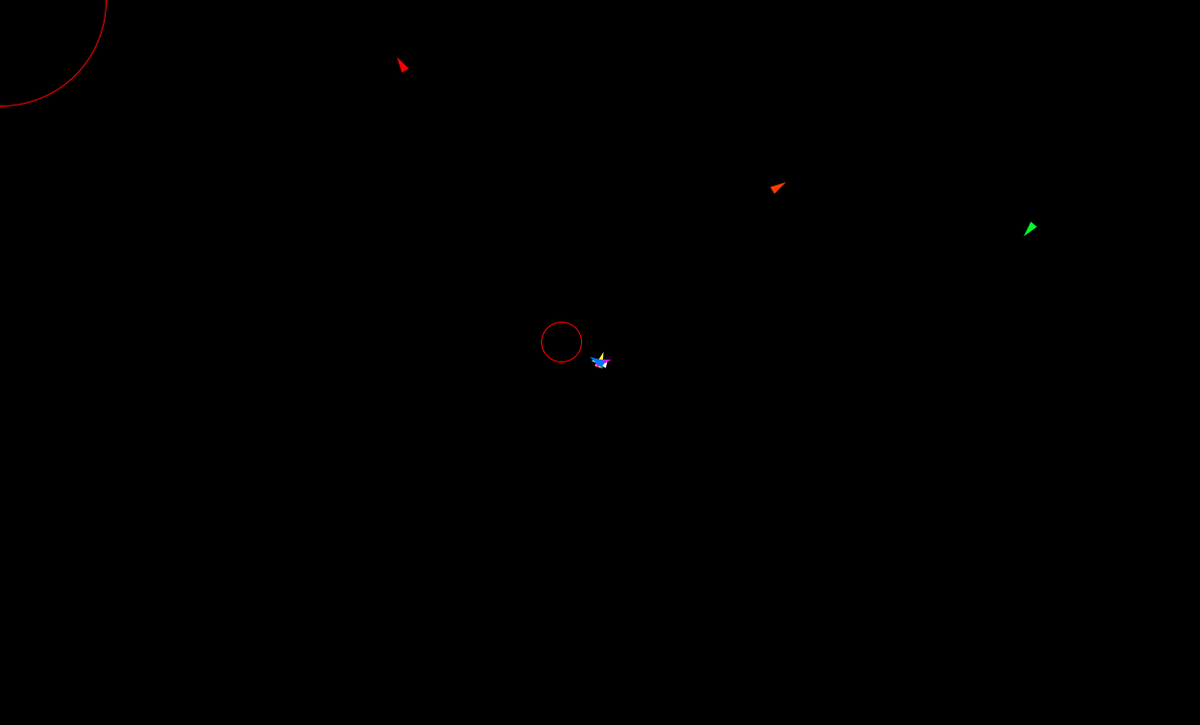
Frame 1 (no input)
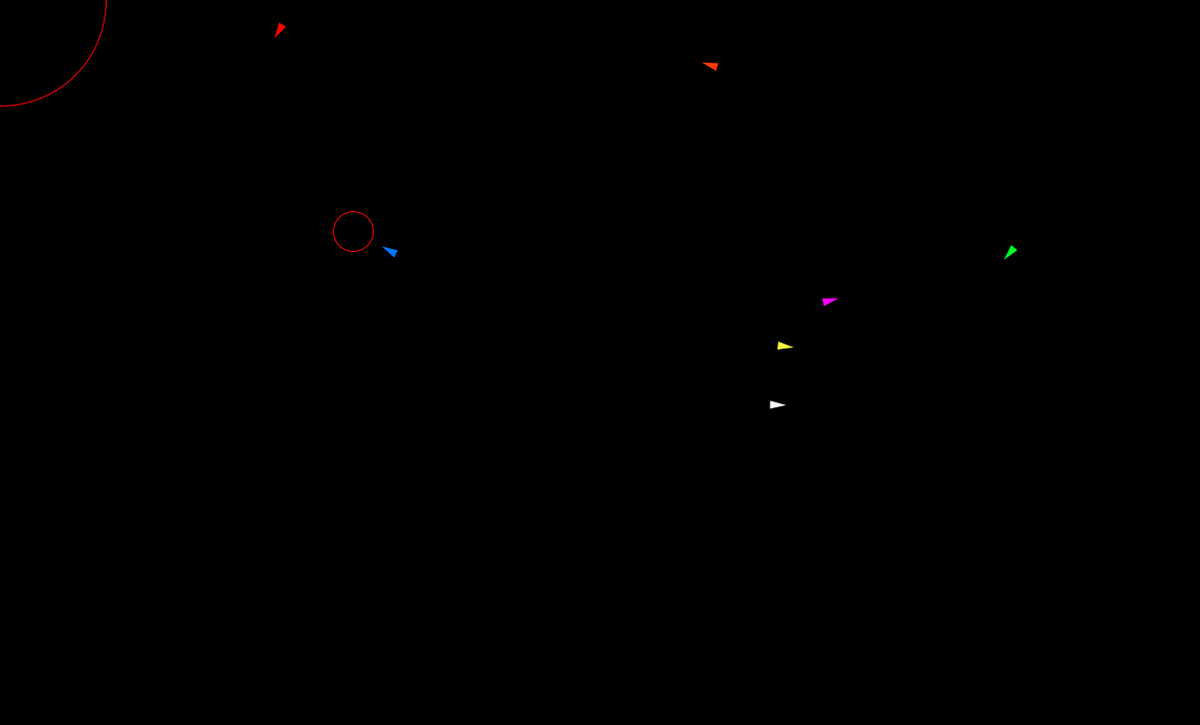
Frame 60 (the mouse pressed at the canvas centre just before this capture)
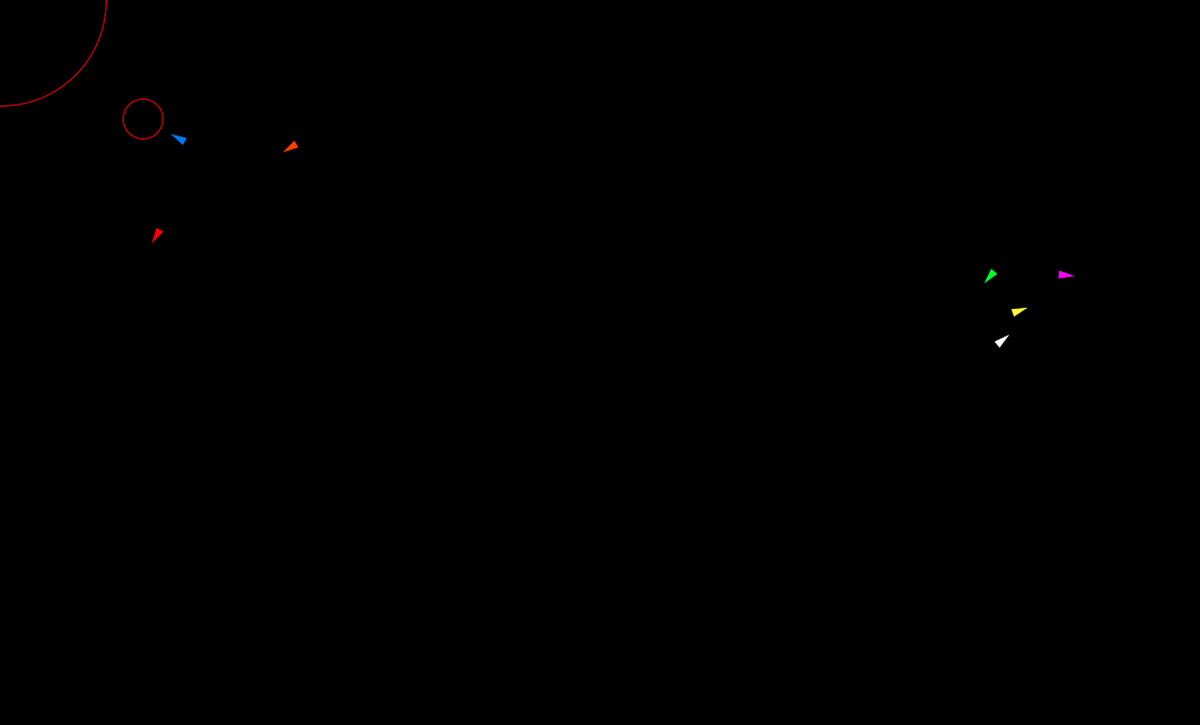
Frame 120 (the mouse held since frame 60 and released just before this capture)

The Processing sketch that drew these frames (run headless with seeded random() and noise(); from frame 60 on, the mouse is pressed at the canvas centre):

// Processing sketch: sketch_6_2_pursuit
// ── sketch_6_2_pursuit.pde
Vehicle vehicle;
Vehicle seek;
Vehicle flee;
Vehicle pursuit;
Vehicle evasion;
Vehicle arrive;
Vehicle avoid;


PVector mouse_target = new PVector(mouseX, mouseY);

void setup(){
  size(1204,728);
  arrive  = new Vehicle(random(width), random(height));
  seek  = new Vehicle(random(width), random(height));
  flee  = new Vehicle(random(width), random(height));
  pursuit  = new Vehicle(width/2, height/2);
  evasion  = new Vehicle(width/2, height/2);
  vehicle = new Vehicle(width/2, height/2);
  avoid = new Vehicle(width/2, height/2);

  arrive.col = color(255,60,0);
  seek.col = color(0,255,40);
  flee.col = color(255,0,0);
  pursuit.col = color(255,255,255);
  evasion.col = color(255,255,60);
  avoid.col = color(0,120,255);
  
  arrive.max_speed = 8;
  

}

void draw(){
   background(0);
      
      
   noFill();
   stroke(255,0,0);
   float r = 0.5 * ((arrive.max_speed*arrive.max_speed)/arrive.max_force);
   ellipse(mouse_target.x, mouse_target.y,r,r);

   pursuit.pursuit(seek);
   pursuit.flee(flee.location);
   vehicle.seek(seek.location);
   vehicle.flee(flee.location);
   evasion.evade(flee);
   arrive.arrive(flee.location);
   avoid.avoid(mouse_target);

   
   vehicle.update();
   seek.update();
   flee.update();
   evasion.update();
   pursuit.update();
   arrive.update();
   avoid.update();
 

     
   seek.display();
   flee.display();
   pursuit.display();
   evasion.display();
   vehicle.display();
   arrive.display();
   avoid.display();
   
   float x = avoid.location.x + avoid.velocity.x*10;
   float y = avoid.location.y + avoid.velocity.y*10;
   
   noFill();
   stroke(255,0,0);
   ellipse(x,y,40,40);
}

void mouseClicked() {
  mouse_target.x = mouseX;
  mouse_target.y = mouseY;
}
// ── vehicle.pde
class Vehicle{
  
  PVector location;
  PVector velocity;
  PVector acceleration;
  
  float r = 4;
  color col = color(255,0,255);
  
  float max_speed;
  float max_force;
  
  
  Vehicle(float x, float y){
    max_speed = 4;
    max_force = 0.15;
    location = new PVector(x,y);
    velocity = new PVector(random(-max_speed, max_speed),random(-max_speed,max_speed));
    velocity.limit(max_speed);
    acceleration = new PVector(0,0);
  }
  
  void applyForce(PVector force){
   acceleration.add(force); 
  }
  void update(){    
    velocity.add(acceleration);
    velocity.limit(max_speed);
    location.add(velocity);
    acceleration.mult(0);
    
    boundaries();
  }
  
  void display(){
    float angle = velocity.heading() +PI/2;  
    fill(col);
    noStroke();
    
    pushMatrix();
    translate(location.x,location.y);
    rotate(angle);
    beginShape();
    vertex(0,-r*2);
    vertex(-r,r*2);
    vertex(r,r*2);
    endShape(CLOSE);
    //ellipse(0, 0, r, r);
    popMatrix();
  }
  
  
  void avoid(PVector target){
  
    float d = PVector.dist(target,location);
    if (d < 100){
    
    }
  }
  
  void arrive(PVector target){
    
    float distance;
    float slowing_distance;
    float ramped_speed;
    float clipped_speed;
    
    slowing_distance = 0.5*((max_speed*max_speed)/max_force);
    clipped_speed = max_speed;
    
    PVector target_offset = PVector.sub(target, location);
    distance = target_offset.mag();
    //ramped_speed = max_speed * (distance / slowing_distance);
    //clipped_speed = min(ramped_speed, max_speed);
    

    
    if (distance < slowing_distance){
      clipped_speed = map(distance,slowing_distance,0,max_speed,0);
    } 
    
    target_offset.setMag(clipped_speed);
    PVector steer = PVector.sub(target_offset,velocity);
    steer.limit(max_force);
    applyForce(steer);

  }
  
  void pursuit(Vehicle target){
   
    PVector desired = PVector.sub(target.location, location);
    
    float d = desired.mag();    
    desired.setMag(max_speed);
    float t = d / desired.mag();
    
    PVector p_velocity = target.velocity.copy().mult(t);
    PVector p_desired = PVector.sub(PVector.add(target.location, p_velocity),location);
    
    PVector steer = PVector.sub(p_desired,velocity);
    steer.limit(max_force);
    applyForce(steer);
    
  }
  
  void evade(Vehicle target){
   
    PVector desired = PVector.sub(target.location, location);
    
    float d = desired.mag();    
    desired.setMag(max_speed);
    float t = d / desired.mag();
    
    PVector p_velocity = target.velocity.copy().mult(t);
    PVector p_desired = PVector.sub(PVector.add(target.location, p_velocity),location);
    
    PVector steer = PVector.sub(p_desired,velocity);
    steer.mult(-1);
    steer.limit(max_force);
    applyForce(steer);
    
  }
  
  void flee(PVector target){
    PVector desired = PVector.sub(target, location);
    desired.setMag(max_speed);
    PVector steer = PVector.sub(desired,velocity);
    steer.mult(-1);
    steer.limit(max_force);
    applyForce(steer);
  }
  
  void seek(PVector target){
    PVector desired = PVector.sub(target, location);
    desired.setMag(max_speed);
    PVector steer = PVector.sub(desired,velocity);
    steer.limit(max_force);
    applyForce(steer);
  }
  
  
  void boundaries(){
   if (location.x < 25){
     PVector desired = new PVector(max_speed,velocity.y);
     PVector steer = PVector.sub(desired,velocity);
     steer.limit(max_force);
     applyForce(steer);
  } else if (location.x > width -25){
     PVector desired = new PVector(-max_speed,velocity.y);
     PVector steer = PVector.sub(desired,velocity);
     steer.limit(max_force);
     applyForce(steer);
  }  
     if (location.y < 25){
     PVector desired = new PVector(velocity.x,max_speed);
     PVector steer = PVector.sub(desired,velocity);
     steer.limit(max_force);
     applyForce(steer);
  } else if (location.y > height -25){
     PVector desired = new PVector(velocity.x,-max_speed);
     PVector steer = PVector.sub(desired,velocity);
     steer.limit(max_force);
     applyForce(steer);
  }
  
}
}
